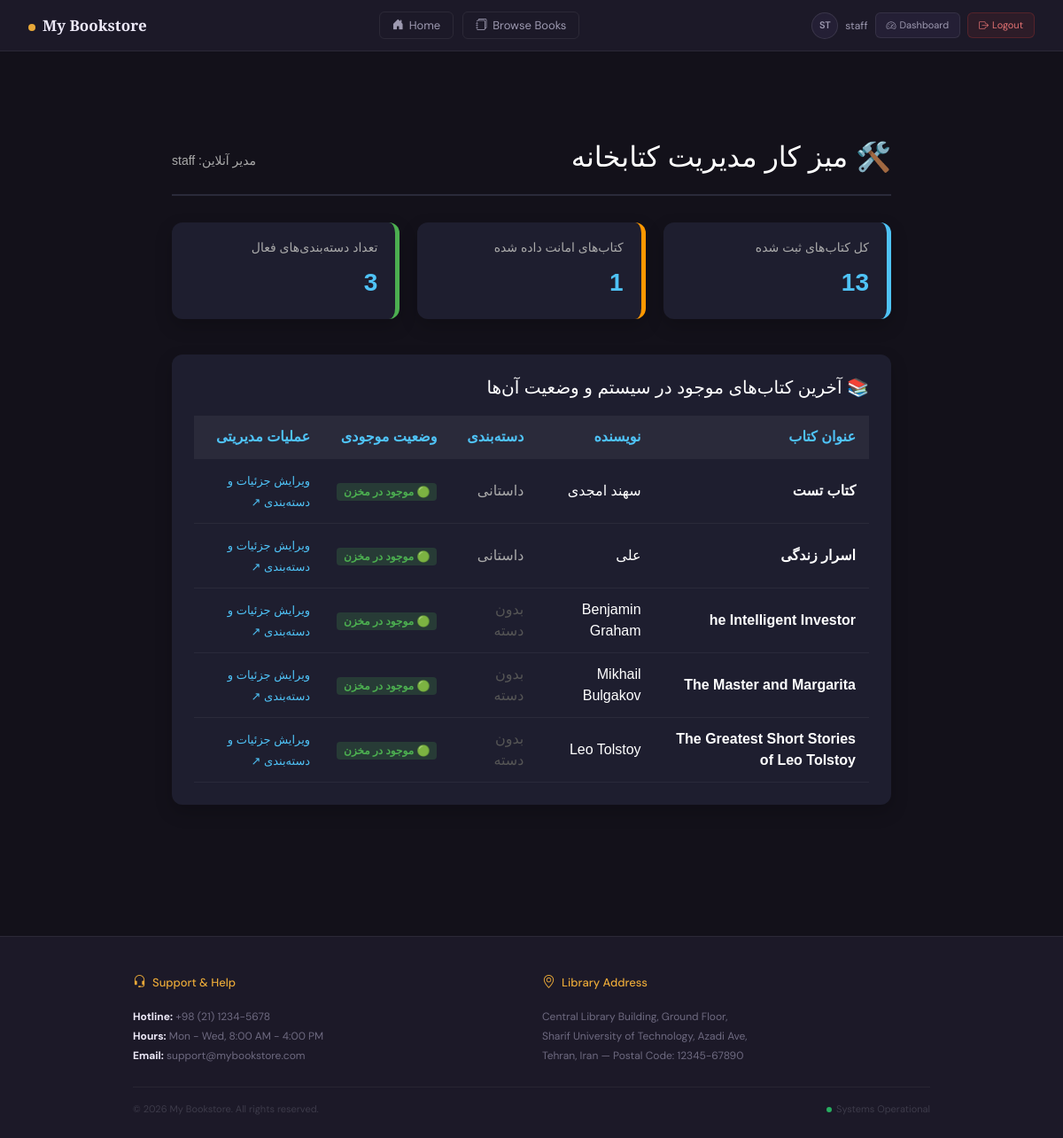
The app's page /books/manager/dashboard/ (signed in), older data.
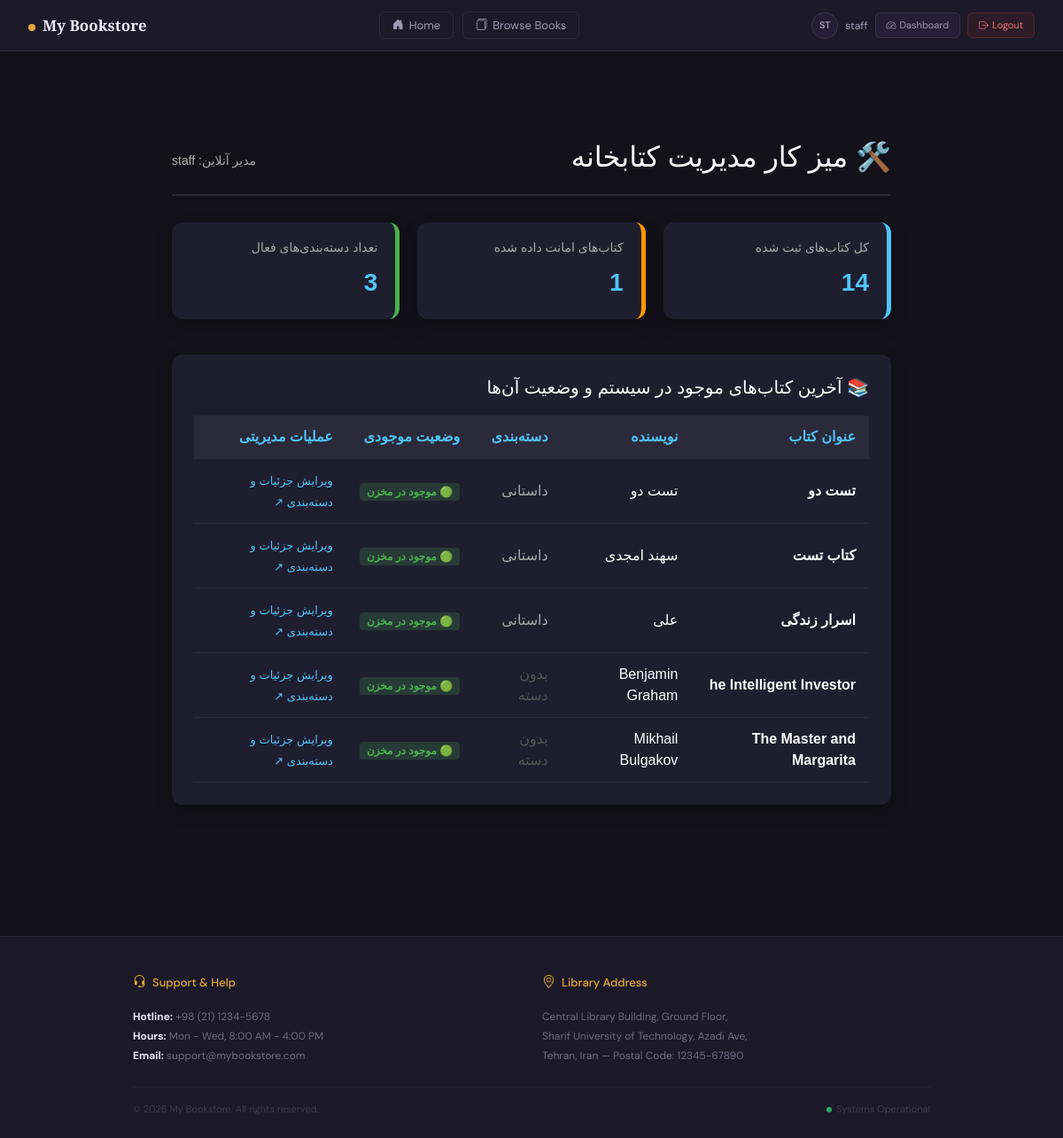
The same page, newer data.
### accounts/models.py (models this page shows)
class CustomUser(AbstractUser):
    age = models.IntegerField(null=True, blank=True)

### books/models.py (models this page shows, shortened)
class Book(models.Model):
    APPROVAL_STATUS_CHOICES = [
        ('pending', 'در انتظار تأیید'),
        ('approved', 'تأیید شده'),
        ('rejected', 'رد شده'),
    ]
    user = models.ForeignKey(settings.AUTH_USER_MODEL, on_delete=models.SET_NULL, null=True, blank=True)
    title = models.CharField(max_length=200)
    author = models.CharField(max_length=200)
    description = models.TextField()
    price = models.DecimalField(max_digits=10, decimal_places=2)
    covers = models.ImageField(upload_to='covers/', blank=True)
    is_available = models.BooleanField(default=True)
    approval_status = models.CharField(
        max_length=20,
        choices=APPROVAL_STATUS_CHOICES,
        default='approved',
        verbose_name="وضعیت تأیید"
    )
    reviewed_by = models.ForeignKey(
        settings.AUTH_USER_MODEL,
        on_delete=models.SET_NULL,
        null=True,
        blank=True,
        related_name='reviewed_books',
        verbose_name="بررسی‌شده توسط"
    )
    reviewed_at = models.DateTimeField(null=True, blank=True, verbose_name="تاریخ بررسی")
    rejection_reason = models.TextField(blank=True, default='', verbose_name="دلیل رد شدن")
    created_at = models.DateTimeField(auto_now_add=True, null=True, blank=True)
    category = models.ForeignKey(
        Category,
        on_delete=models.SET_NULL,
        null=True,
        blank=True,
        related_name='books',
        verbose_name="دسته‌بندی"
    )
    wishlist = models.ManyToManyField(
        settings.AUTH_USER_MODEL,
        blank=True,
        related_name='wishlist_books'
    )
    waitlist = models.ManyToManyField(
        settings.AUTH_USER_MODEL,
        blank=True,
        related_name='waitlist_books'
    )

class Category(models.Model):
    name = models.CharField(max_length=100, verbose_name="نام دسته‌بندی")
    slug = models.SlugField(max_length=100, unique=True, allow_unicode=True, verbose_name="اسلاگ (نشانی وب)")
    class Meta:
        verbose_name = "دسته‌بندی"
        verbose_name_plural = "دسته‌بندی‌ها"

### books/views.py (the view)
# urls.py: path('manager/dashboard/', views.LibraryManagerDashboardView.as_view(), name='manager_dashboard'),
class LibraryManagerDashboardView(LoginRequiredMixin, UserPassesTestMixin, generic.TemplateView):
    template_name = 'books/manager_dashboard.html'
    def test_func(self):
        return self.request.user.is_staff or self.request.user.is_superuser
    def get_context_data(self, **kwargs):
        context = super().get_context_data(**kwargs)
        context['total_books'] = Book.objects.count()
        context['categories'] = Category.objects.all()
        context['borrowed_books_count'] = Book.objects.filter(is_available=False).count()
        context['recent_books'] = Book.objects.order_by('-id')[:5]
        return context

### books/templates/books/manager_dashboard.html (shortened to what this page needs)
{% extends '_base.html' %}
{% block content %}
<div class="dashboard-container">
    <div class="dashboard-header">
        <h2>🛠️ میز کار مدیریت کتابخانه</h2>
        <span style="color: #aaa; font-size: 14px;">مدیر آنلاین: {{ user.username }}</span>
    </div>
    <div class="stats-grid">
        <div class="stat-card">
            <h3>کل کتاب‌های ثبت شده</h3>
            <div class="number">{{ total_books }}</div>
        </div>
        <div class="stat-card" style="border-right-color: #ff9800;">
            <h3>کتاب‌های امانت داده شده</h3>
            <div class="number">{{ borrowed_books_count }}</div>
        </div>
        <div class="stat-card" style="border-right-color: #4CAF50;">
            <h3>تعداد دسته‌بندی‌های فعال</h3>
            <div class="number">{{ categories.count }}</div>
        </div>
    </div>
    <div class="dashboard-section">
        <h2>📚 آخرین کتاب‌های موجود در سیستم و وضعیت آن‌ها</h2>
        <table class="manager-table">
            <thead>
                <tr>
                    <th>عنوان کتاب</th>
                    <th>نویسنده</th>
                    <th>دسته‌بندی</th>
                    <th>وضعیت موجودی</th>
                    <th>عملیات مدیریتی</th>
                </tr>
            </thead>
            <tbody>
                {% for book in recent_books %}
                <tr>
                    <td><strong>{{ book.title }}</strong></td>
                    <td>{{ book.author }}</td>
                    <td>
                        {% if book.category %}
                            <span style="color: #aaa;">{{ book.category.name }}</span>
                        {% else %}
                            <span style="color: #555;">بدون دسته</span>
                        {% endif %}
                    </td>
                    <td>
                        {% if book.is_available %}
                            <span class="badge badge-success">🟢 موجود در مخزن</span>
                        {% else %}
                            <span class="badge badge-danger">🔴 امانت داده شده</span>
                        {% endif %}
                    </td>
                    <td>
                        <a href="/admin/books/book/{{ book.id }}/change/" class="action-link" target="_blank">ویرایش جزئیات و دسته‌بندی ↗</a>
                    </td>
                </tr>
                {% empty %}
                <tr>
                    <td colspan="5" style="text-align: center; color: #666;">هیچ کتابی در سیستم ثبت نشده است.</td>
                </tr>
                {% endfor %}
            </tbody>
        </table>
    </div>
</div>
{% endblock %}

### templates/_base.html (shortened to what this page needs)
<!doctype html>
<html lang="en">
<head>
  <link rel="stylesheet" href="https://cdn.jsdelivr.net/npm/bootstrap@5.3.3/dist/css/bootstrap.min.css">
  <link rel="stylesheet" href="https://cdn.jsdelivr.net/npm/bootstrap-icons@1.11.3/font/bootstrap-icons.min.css">
</head>
<body>
<header class="site-header">
  <a href="{% url 'books:book_list' %}" class="brand-name">
    <span class="brand-dot"></span>My Bookstore
  </a>
  <nav>
    <a href="{% url 'home' %}" class="nav-link-custom">
      <i class="bi bi-house-door-fill"></i>Home
    </a>
    <a href="{% url 'books:book_list' %}" class="nav-link-custom">
      <i class="bi bi-journals"></i>Browse Books
    </a>
  </nav>
  <div class="d-flex align-items-center gap-2">
    {% if user.is_authenticated %}
      <div class="user-chip">
        <div class="user-avatar">{{ user.username|slice:":2"|upper }}</div>
        <span style="font-size:12px; color:var(--text-dim)">{{ user.username }}</span>
      </div>
      {% if user.is_staff or user.is_superuser %}
        <a href="{% url 'books:manager_dashboard' %}" class="btn-dashboard">
          <i class="bi bi-speedometer2 me-1"></i>Dashboard
        </a>
      {% endif %}
      <form action="{% url 'logout' %}" method="post" style="display:inline; margin:0">
        <button type="submit" class="btn-logout">
          <i class="bi bi-box-arrow-right me-1"></i>Logout
        </button>
      </form>
    {% else %}
      <a href="{% url 'login' %}" class="btn-login">
        <i class="bi bi-person me-1"></i>Login
      </a>
    {% endif %}
  </div>
</header>
<main class="site-main">
  {% block content %}{% endblock %}
</main>
<footer class="site-footer">
  <div class="footer-inner">
    <div class="row g-4">
      <div class="col-md-6 footer-col">
        <div class="footer-col-title">
          <i class="bi bi-headset"></i> Support & Help
        </div>
        <p>
          <strong style="color: var(--text);">Hotline:</strong> +98 (21) 1234-5678<br>
          <strong style="color: var(--text);">Hours:</strong> Mon - Wed, 8:00 AM - 4:00 PM<br>
          <strong style="color: var(--text);">Email:</strong> support@mybookstore.com
        </p>
      </div>
      <div class="col-md-6 footer-col">
        <div class="footer-col-title">
          <i class="bi bi-geo-alt"></i> Library Address
        </div>
        <p>
          Central Library Building, Ground Floor,<br>
          Sharif University of Technology, Azadi Ave,<br>
          Tehran, Iran — Postal Code: 12345-67890
        </p>
      </div>
    </div>
    <div class="footer-divider"></div>
    <div class="d-flex justify-content-between align-items-center">
      <span class="footer-copy">© 2026 My Bookstore. All rights reserved.</span>
      <span class="status-badge">
        <span class="status-dot"></span> Systems Operational
      </span>
    </div>
  </div>
</footer>
</body>
</html>

### templates/_base.html (style rules this page uses)
:root { --ink: #13111a; --surface: #1c1928; --surface2: #241f35; --accent: #c0392b; --accent2: #e8a838; --muted: #6e6a80; --border: rgba(255,255,255,.07); --text: #ede9f8; --text-dim: #9d99b0; }
body { background: var(--ink); color: var(--text); font-family: 'DM Sans', sans-serif; min-height: 100vh; display: flex; flex-direction: column; direction: ltr; }
.site-header { background: var(--surface); border-bottom: 1px solid var(--border); padding: 0 2rem; height: 58px; display: flex; align-items: center; justify-content: space-between; position: sticky; top: 0; z-index: 100; }
.brand-dot { width: 8px; height: 8px; border-radius: 50%; background: var(--accent2); display: inline-block; margin-right: 8px; }
.brand-name { font-family: 'Playfair Display', serif; font-size: 17px; font-weight: 700; color: var(--text); text-decoration: none; }
nav { display: flex; align-items: center; gap: 10px; }
.nav-link-custom { font-size: 13px; color: var(--text-dim); text-decoration: none; padding: 5px 14px; border-radius: 6px; border: 1px solid var(--border); transition: .2s; display: inline-flex; align-items: center; gap: 6px; }
.user-chip { display: flex; align-items: center; gap: 8px; }
.user-avatar { width: 30px; height: 30px; border-radius: 50%; background: var(--surface2); border: 1px solid rgba(255,255,255,.1); display: inline-flex; align-items: center; justify-content: center; font-size: 11px; font-weight: 600; color: var(--text-dim); }
.btn-logout { font-size: 11px; padding: 5px 12px; border-radius: 6px; border: 1px solid rgba(244,67,54,.2); background: rgba(244,67,54,.08); color: #e57373; cursor: pointer; transition: .2s; }
.btn-dashboard { font-size: 11px; padding: 5px 12px; border-radius: 6px; border: 1px solid rgba(255,255,255,.08); background: var(--surface2); color: var(--text-dim); text-decoration: none; transition: .2s; }
.site-main { flex: 1; max-width: 900px; width: 100%; margin: 2.5rem auto; padding: 0 1.5rem 3rem; }
.site-footer { background: var(--surface); border-top: 1px solid var(--border); padding: 2.5rem 2rem 1.5rem; margin-top: auto; }
.footer-inner { max-width: 900px; margin: 0 auto; }
.footer-col-title { font-size: 13px; font-weight: 500; color: var(--accent2); margin-bottom: 1rem; display: flex; align-items: center; gap: 7px; }
.footer-col-title i { font-size: 15px; }
.footer-col p { font-size: 12px; color: var(--muted); line-height: 1.85; margin: 0; }
.footer-divider { height: 1px; background: rgba(255,255,255,.05); margin: 1.5rem 0 1rem; }
.footer-copy { font-size: 11px; color: #3d3b4a; }
.status-badge { font-size: 11px; color: #3d3b4a; display: flex; align-items: center; gap: 5px; }
.status-dot { width: 6px; height: 6px; border-radius: 50%; background: #27ae60; display: inline-block; }
a { color: var(--accent2); text-decoration: none; }

### books/templates/books/manager_dashboard.html (style rules this page uses)
.dashboard-container { max-width: 1000px; margin: 40px auto; padding: 20px; direction: rtl; font-family: sans-serif; }
.dashboard-header { color: #fff; margin-bottom: 30px; border-bottom: 2px solid #2a2a3a; padding-bottom: 15px; display: flex; justify-content: space-between; align-items: center; }
.stats-grid { display: grid; grid-template-columns: repeat(auto-fit, minmax(220px, 1fr)); gap: 20px; margin-bottom: 40px; }
.stat-card { background: #1e1e2f; padding: 20px; border-radius: 12px; box-shadow: 0 8px 20px rgba(0,0,0,0.2); border-right: 5px solid #4FC3F7; color: #fff; }
.stat-card h3 { font-size: 14px; color: #aaa; margin-bottom: 10px; }
.stat-card .number { font-size: 28px; font-weight: bold; color: #4FC3F7; }
.dashboard-section { background: #1e1e2f; border-radius: 12px; padding: 25px; box-shadow: 0 8px 20px rgba(0,0,0,0.2); color: #fff; }
.dashboard-section h2 { font-size: 20px; margin-bottom: 20px; color: #fff; }
.manager-table { width: 100%; border-collapse: collapse; margin-top: 15px; }
.manager-table th, .manager-table td { padding: 12px 15px; text-align: right; border-bottom: 1px solid #2a2a3a; }
.manager-table th { background: #2a2a3a; color: #4FC3F7; font-weight: bold; }
.badge { padding: 4px 8px; border-radius: 4px; font-size: 12px; }
.badge-success { background: rgba(76, 175, 80, 0.2); color: #4CAF50; }
.action-link { color: #4FC3F7; text-decoration: none; font-size: 13px; }

Row changes from the older to the newer data that the page shows:
no longer on this page (row edited): Book: title "The Greatest Short Stories of Leo Tolstoy", author "Leo Tolstoy", shows "بدون دسته", is_available "🟢 موجود در مخزن"
added Book: title "تست دو", author "تست دو", category.name "داستانی", is_available "🟢 موجود در مخزن"
Text that changed along with them:
{{ total_books }}: "13" → "14"
